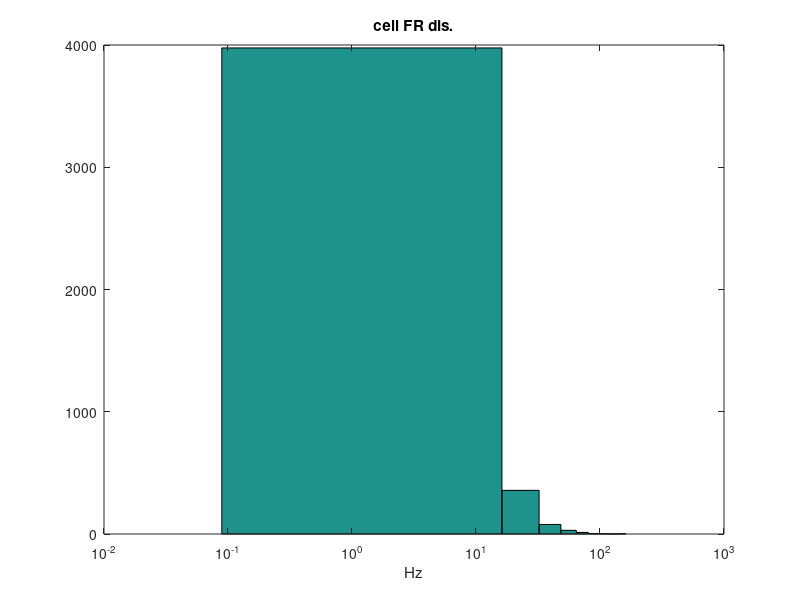
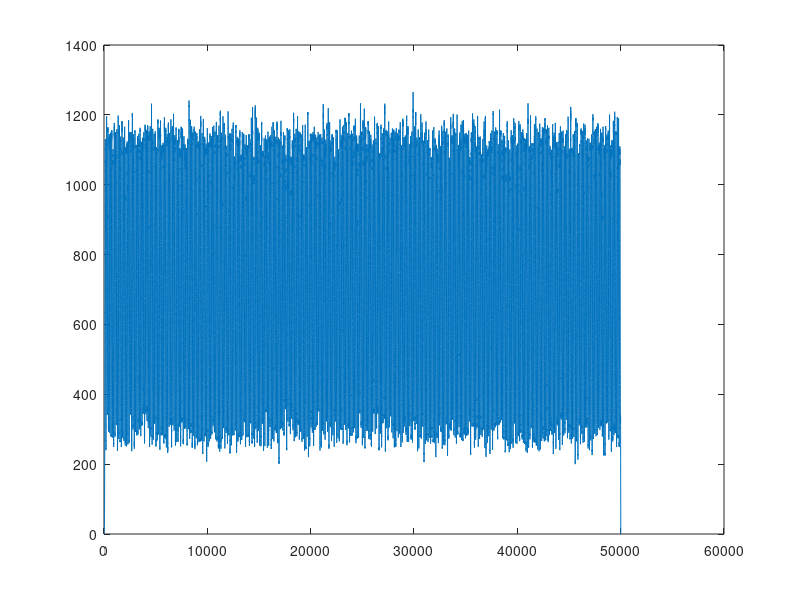
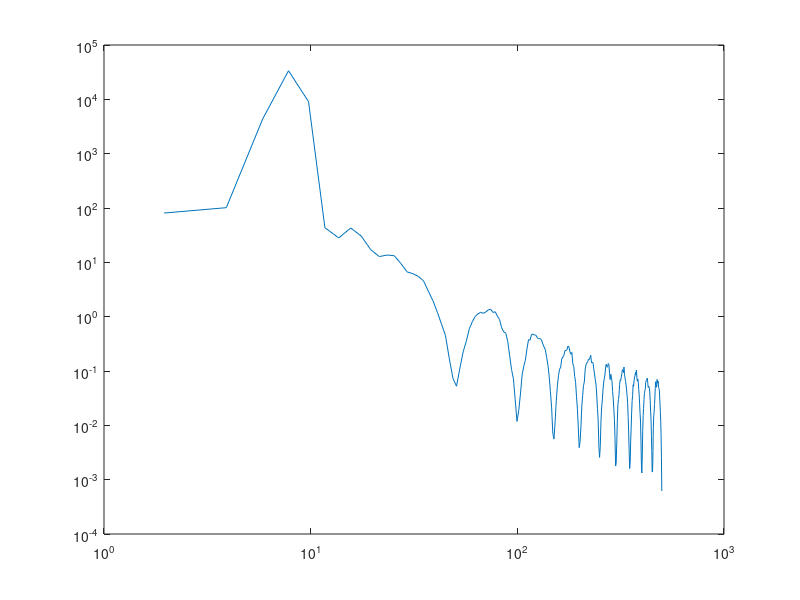
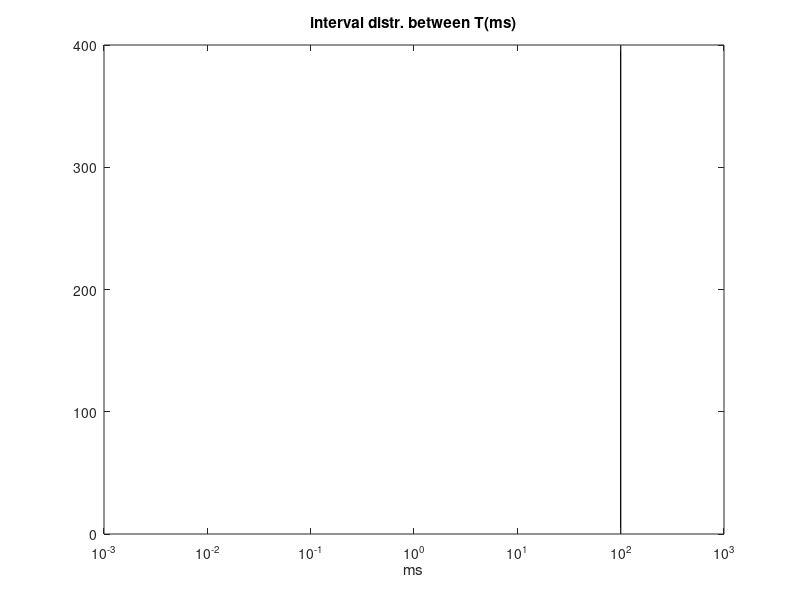

Source code (MATLAB) for these figures, in order:
clear all;close all;
clc;
%%%%
% For theta input: F=8 & sigma_spk=40
% For 20Hz input:  F=20 & sigma_spk=10
%%%%

rng(1)
F=8; %%%%%Hz  define rythmicity f(Hz)-main
FR=8; %20 %%%%control mean FR of input(Hz)
scale=5;
cell_num=893*scale;%%%%% number of cells needed to generate, including PFC,ER and PR,1800 as original
t_len=50000; %defind time length to generate(ms)
sigma_FR=120;%0.2; %%Hz, to control the variability among cells' FR
sigma_spk=30;%5; %%ms, to control the variability within one cell's spk time

mu = log((FR^2)/sqrt(sigma_FR+FR^2));
sigma = sqrt(log(sigma_FR/(FR^2)+1));

FR_cell = lognrnd(mu,sigma,[cell_num,1]); %%%randomize FR
spk_num_cell=round(t_len*FR_cell/1000);
figure (1)
hist(FR_cell);set(gca,'xscale','log');xlabel('Hz'); title('cell FR dis.');


%%%%generate nT(interval) based on lognormal distribution
T_main=1000/F; %%%%%Hz  define main rythmicity interval(ms)
T_rand=T_main;
sigma_T=1*7; %%to control the variability among interval(ms)

mu = log((T_main^2)/sqrt(sigma_T+T_main^2));
sigma = sqrt(log(sigma_T/(T_main^2)+1));
k=0;
while T_rand(end)<=t_len;
    k=k+1
    T_temp=[];T_temp=T_rand(end)+lognrnd(mu,sigma);
    T_rand=[T_rand,T_temp];
end
figure (345)
hist(diff(T_rand),[0:0.01:100]);set(gca,'xscale','log');xlabel('ms');title('interval distr. between T(ms)');

for j=1:cell_num;
    clear spk_int
    spk_int=datasample([1:numel(T_rand)],spk_num_cell(j));
    spiketime_cell{j,1}=T_rand(spk_int)+normrnd(0,sigma_spk,[1,numel(spk_int)]); %%%to store spk time(ms) per cell
    
    spiketime_cell{j,1}=unique(round(spiketime_cell{j,1}(1,spiketime_cell{j,1}>0)*1e2)/1e2);%%%%make sure event diff is greater thn 0.01
    spiketime_cell{j,1}=sort(spiketime_cell{j,1});
end

%%%plot generated spike raster
%figure (2)
% for i=1:cell_num;
% hold on;plot(spiketime_cell{i,1},i*ones(1,numel(spiketime_cell{i,1})),'red.')
% end;
% axis tight;

%%%%plot moving-windowed firing rate     
spiketimes=[spiketime_cell{:}]';
spiketimes=spiketimes(spiketimes<=t_len&spiketimes>0.5);
binSize = 20; %%ms
timeMax = max(spiketimes);
timeMax = timeMax - binSize;
binSpikeCount = [];

% tt_low=[0:1:tstop]-(binSize/2);
tt_up=[0:1:t_len]+(binSize/2);
N_up = histc(spiketimes, tt_up);

movingSum = conv(N_up, ones(1, binSize));% N_up = histc(spiketimes, tt_up);

%%%%to plot P and I group rate sepertated.
% spiketimes_P=[spiketime_cell{1:27*900}]';
% spiketimes_I=[spiketime_cell{27*900+1:27*1000}]';
% movingSum_P=conv(histc(spiketimes_P, tt_up),ones(1, binSize));
% movingSum_I=conv(histc(spiketimes_I, tt_up),ones(1, binSize));
% figure(789)
% plot(movingSum_P/(27*900));hold on;plot(movingSum_I/(27*100),'r');legend('norm. group rate for p','norm. group rate for i');

figure (12222)
% psd(movingSum);
nfft=1024/2;fs=1000;
figure;plot(movingSum)
[pxx,f] = pwelch(movingSum,nfft,0,nfft,fs);

figure;plot(f,pxx); set(gca, 'YScale', 'log');set(gca, 'XScale', 'log'); 

% rSPT=round(spiketimes*1);
% rSPT_sort=sort(rSPT);
% rSPT_unique=unique(rSPT_sort);
% [n, bin] = histc(rSPT_sort, rSPT_unique);
% ev_P=zeros(round(max(rSPT_unique)),1);
% ev_P(rSPT_unique)=n;
% 
%      %ev_P(1:exclusive_time) = [];
% windowLen = 1024; 
% ev_P=ev_P-mean(ev_P);
% [f,Pxxn,tvect,Cxx] = psautospk(ev_P, 1, windowLen, bartlett(windowLen), windowLen/2, 'none') ;
% figure(1111)
%      plot(f,Pxxn,'blue', 'LineWidth', 2);
% set(gca,'yscale','log'); set(gca,'xscale','log');legend('PSD for PN firing rate');xlabel('Hz');ylabel('PSD');

%   for tt=0:1:tstop %timeMax
%    binSpikeTimes = spiketimes((spiketimes(:) >= tt-(binSize/2) & spiketimes(:) < tt+ (binSize/2) ) );
%    binSpikeCount(end+1) = length(binSpikeTimes);
% end
% firingRate= (1000*  binSpikeCount / binSize); % / length(nID) ; 
figure (1212123)
% firingRate=firingRate';
%subplot(2,1,1)
% plot(firingRate,'r');% plot(firingRate)
hold on; plot(movingSum*1000/binSize,'r');

dname=''

fid=fopen(fullfile(dname,'spikesmatrix_op_ryt'),'w');  %%%%for saving all pre (both INH and EXC) cells for PNs&ITNs 
for i=1:cell_num;
clear fmt; fmt=[repmat('%.2f\t',1,numel(spiketime_cell{i,:})) '\n'];   %%%%format
spikesnum(i,1) = numel((spiketime_cell{i,:}));   %%%%find spk time, unit is ms
fprintf(fid,fmt,spiketime_cell{i,:});
end

ind_num=cumsum(spikesnum);ind_num=[0;ind_num];
fid_ind=fopen(fullfile(dname,'spikes_ind_ryt'),'w'); %%%%%for saving index for segerate fid file for each neuron
%fclose(fid_ind)
fmt=[repmat('%d\t',1,2) '\n'];
for i=1:cell_num;
    i
 temp=[];temp=[ind_num(i),ind_num(i+1)-1];
 fprintf(fid_ind,fmt,temp);
end


